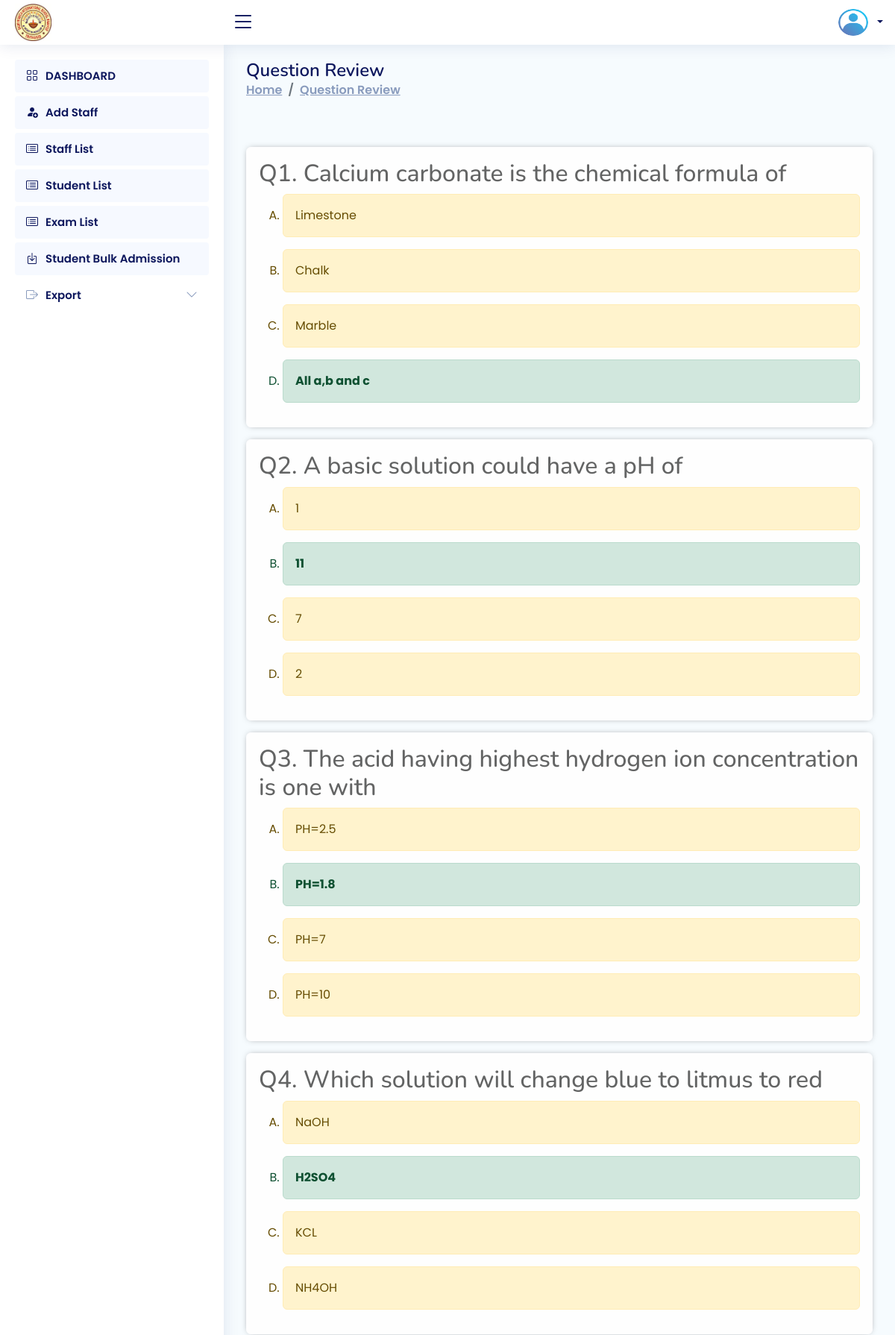
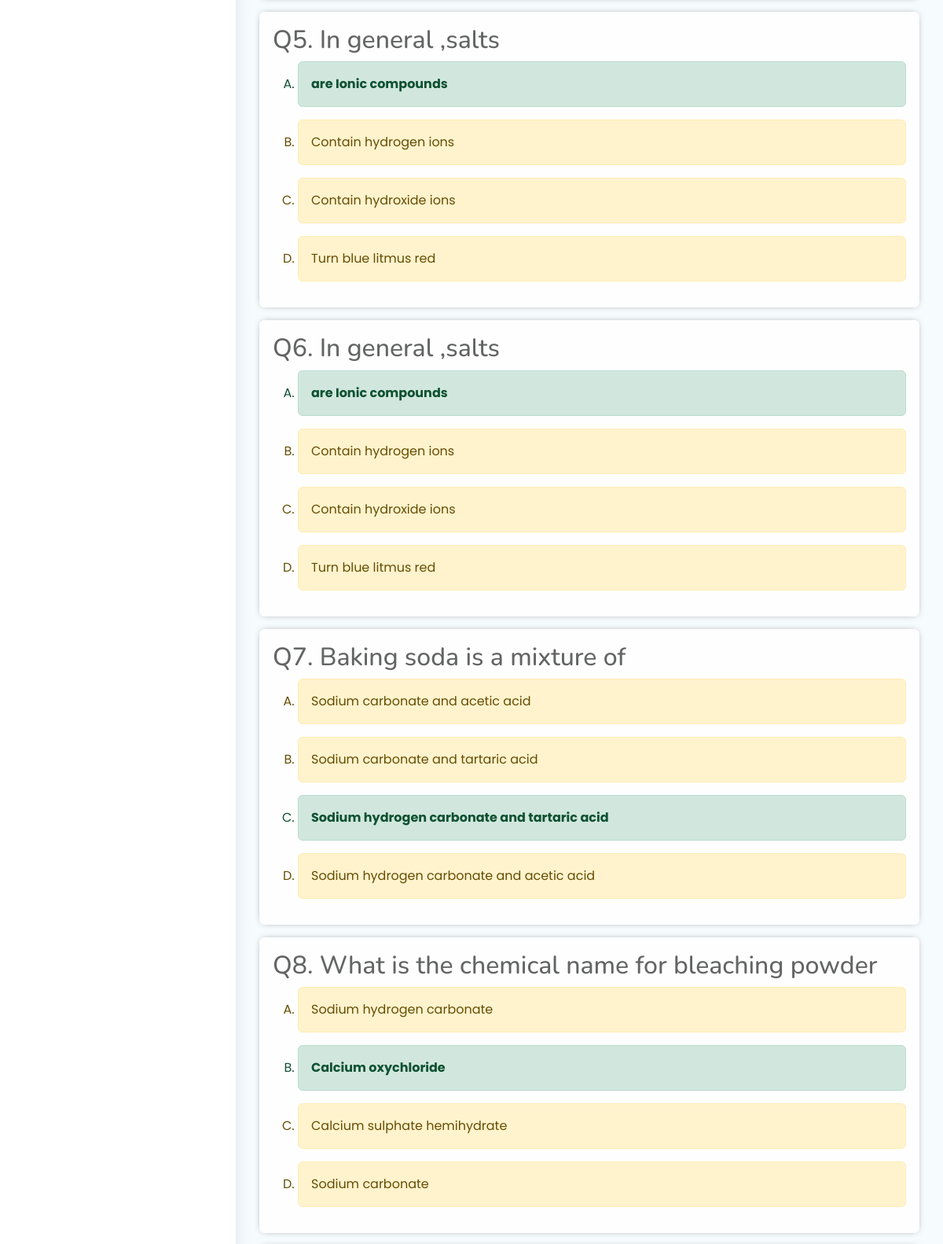
Page /Institute/institute__exam_question_ans_review/16 (upper part) on the committed database (2 pictures, top to bottom).
### Institute/models.py (models this page shows, shortened)
class Question(models.Model):
    exam = models.ForeignKey(Exam, on_delete=models.CASCADE,null=True)
    question_text = models.CharField(max_length=1000)

class Option(models.Model):
    question = models.ForeignKey(Question, on_delete=models.CASCADE)
    option_text = models.CharField(max_length=200)
    is_correct = models.BooleanField(default=False)

### Institute/views.py (the view)
# urls.py: path("institute__exam_question_ans_review/<int:id>",views.institute__exam_question_ans_review,name="institute__exam_question_ans_review"),
def institute__exam_question_ans_review(request,id):
    exam_record = get_object_or_404(Exam, id=id)
    questions_record = Question.objects.filter(exam=exam_record)
    exam_details = Question.objects.filter(exam=exam_record)
    context = {'exam_details': exam_details, 'exam': exam_record, 'questions': questions_record}
    return render(request, 'institute__exam_question_ans_review.html', context)

### Staff/views.py (called while the page is built)
def my_exam_list_object_for_base(request):
    if request.user.is_authenticated:
        exam = Exam.objects.filter(staff_id=request.user.staff_id).order_by('-id')
    else:
        exam={}
    return {'exam_list_data': exam}

### Institute/templates/institute__exam_question_ans_review.html (shortened to what this page needs)
{% extends 'institute_base.html' %}
{% load crispy_forms_tags %}
{% load static %}
{% block content %}
<main id="main" class="main">
    <div class="pagetitle">
        <h1>Question Review</h1>
        <nav>
            <ol class="breadcrumb">
                <li class="breadcrumb-item"><a href="#">Home</a></li>
                <li class="breadcrumb-item"><a href="#">Question Review </a></li>
            </ol>
        </nav>
    </div>
    <section class="section dashboard">
        <div class="row">
            <div class="col-lg-12">
                <br><br>
                {% if questions %}
                {% for question in questions %}
                <div class="alert alert-light" style="box-shadow:0px 0px 10px -4px;" id="question-{{ question.id }}">
                    <h2>Q{{forloop.counter}}. {{ question.question_text }}</h2>
                    <ol type="A">
                        {% for option in question.option_set.all %}
                        {% if option.is_correct %}
                        <li class="alert alert-success" >
                            <strong>{{ option.option_text }}</strong>
                        </li>
                        {% else %}
                        <li class="alert alert-warning" >
                            {{ option.option_text }}
                        </li>
                        {% endif %}
                        {% endfor %}
                    </ol>
                </div>
                {% endfor %}
                {% else %}
                <center>
                    <h3>No Questions Available</h3>
                </center>
                {% endif %}
            </div>
        </div>
    </section>
</main>
{% endblock content %}

### Institute/templates/institute_base.html (style rules this page uses)
body { background:#F6FBFE; }

### Institute/templates/institute__exam_question_ans_review.html (style rules this page uses)
* { font-family: 'Poppins', sans-serif; }

### rows in the picture
Question: question_text "Calcium carbonate is the chemical formula of"
Option: option_text "Limestone"
Option: option_text "Chalk"
Option: option_text "Marble"
Option: option_text "All a,b and c"
Question: question_text "A basic solution could have a pH of"
Option: option_text "1"
Option: option_text "11"
Option: option_text "7"
Option: option_text "2"
Question: question_text "The acid having highest hydrogen ion concentration is one with"
Option: option_text "PH=2.5"
Option: option_text "PH=1.8"
Option: option_text "PH=7"
Option: option_text "PH=10"
Question: question_text "Which solution will change blue to litmus to red"
Option: option_text "NaOH"
Option: option_text "H2SO4"
Option: option_text "KCL"
Option: option_text "NH4OH"
Question: question_text "In general ,salts"
Option: option_text "are Ionic compounds"
Option: option_text "Contain hydrogen ions"
Option: option_text "Contain hydroxide ions"
Option: option_text "Turn blue litmus red"
Question: question_text "In general ,salts"
Option: option_text "are Ionic compounds"
Option: option_text "Contain hydrogen ions"
Option: option_text "Contain hydroxide ions"
Option: option_text "Turn blue litmus red"
Question: question_text "Baking soda is a mixture of"
Option: option_text "Sodium carbonate and acetic acid"
Option: option_text "Sodium carbonate and tartaric acid"
Option: option_text "Sodium hydrogen carbonate and tartaric acid"
Option: option_text "Sodium hydrogen carbonate and acetic acid"
Question: question_text "What is the chemical name for bleaching powder"
Option: option_text "Sodium hydrogen carbonate"
Option: option_text "Calcium oxychloride"
Option: option_text "Calcium sulphate hemihydrate"
Option: option_text "Sodium carbonate"
